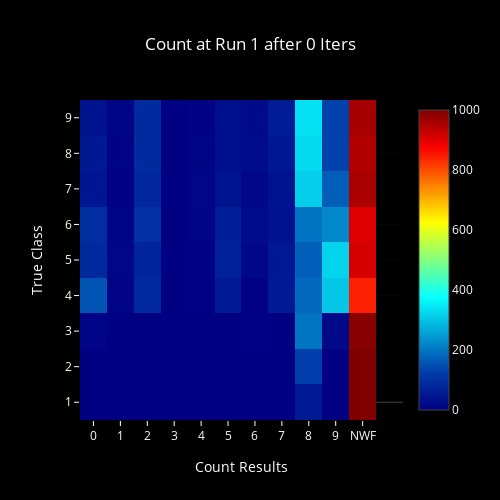
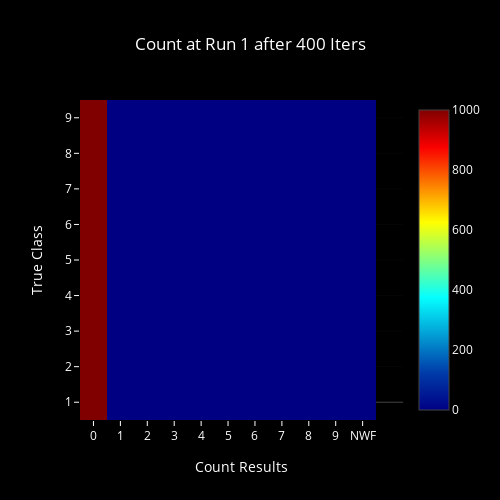
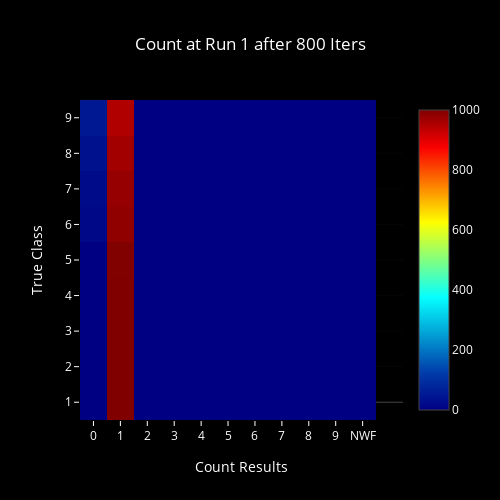
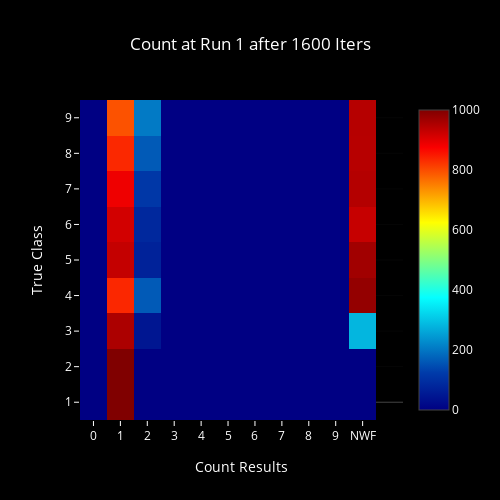

Notebook source saved alongside these figures, in order:
### Code cell
for run in range(num_runs):
    for it in range(num_iters):
        plot_count_results(run,it)

### Figure 1 — Plotly figure (JSON) as saved in the notebook; plotly's stock layout.template omitted (floating-point values rounded to 4 significant figures)
{"data": [{"colorscale": "Jet", "type": "heatmap", "z": [[0, 0, 0, 0, 0, 0, 0, 0, 53, 0, 1000], [0, 0, 0, 0, 0, 0, 0, 0, 127, 0, 1000], [9, 0, 0, 0, 0, 1, 2, 1, 197, 18, 991], [154, 8, 85, 0, 2, 54, 2, 53, 181, 303, 844], [85, 13, 74, 1, 5, 71, 16, 51, 169, 318, 912], [96, 9, 99, 1, 11, 62, 25, 37, 195, 222, 904], [44, 2, 82, 0, 13, 41, 15, 40, 313, 168, 956], [49, 6, 90, 0, 11, 32, 27, 49, 327, 131, 950], [39, 10, 87, 1, 7, 31, 23, 58, 336, 131, 961]]}], "layout": {"font": {"color": "#FFF"}, "height": 500, "paper_bgcolor": "#000", "plot_bgcolor": "#000", "title": "Count at Run 1 after 0 Iters", "titlefont": {"color": "#FFF"}, "width": 500, "xaxis": {"range": [-0.5, 11.5], "tickangle": 0, "tickcolor": "#FFF", "ticktext": ["0", "1", "2", "3", "4", "5", "6", "7", "8", "9", "NWF"], "tickvals": [0, 1, 2, 3, 4, 5, 6, 7, 8, 9, 10], "title": "Count Results"}, "yaxis": {"range": [-0.5, 8.5], "tickcolor": "#FFF", "ticktext": ["1", "2", "3", "4", "5", "6", "7", "8", "9"], "tickvals": [0, 1, 2, 3, 4, 5, 6, 7, 8], "title": "True Class"}}}

### Figure 2 — Plotly figure (JSON) as saved in the notebook; plotly's stock layout.template omitted (floating-point values rounded to 4 significant figures)
{"data": [{"colorscale": "Jet", "type": "heatmap", "z": [[1000, 0, 0, 0, 0, 0, 0, 0, 0, 0, 0], [1000, 0, 0, 0, 0, 0, 0, 0, 0, 0, 0], [1000, 0, 0, 0, 0, 0, 0, 0, 0, 0, 0], [1000, 0, 0, 0, 0, 0, 0, 0, 0, 0, 0], [1000, 0, 0, 0, 0, 0, 0, 0, 0, 0, 0], [1000, 0, 0, 0, 0, 0, 0, 0, 0, 0, 0], [1000, 0, 0, 0, 0, 0, 0, 0, 0, 0, 0], [1000, 0, 0, 0, 0, 0, 0, 0, 0, 0, 0], [1000, 0, 0, 0, 0, 0, 0, 0, 0, 0, 0]]}], "layout": {"font": {"color": "#FFF"}, "height": 500, "paper_bgcolor": "#000", "plot_bgcolor": "#000", "title": "Count at Run 1 after 400 Iters", "titlefont": {"color": "#FFF"}, "width": 500, "xaxis": {"range": [-0.5, 11.5], "tickangle": 0, "tickcolor": "#FFF", "ticktext": ["0", "1", "2", "3", "4", "5", "6", "7", "8", "9", "NWF"], "tickvals": [0, 1, 2, 3, 4, 5, 6, 7, 8, 9, 10], "title": "Count Results"}, "yaxis": {"range": [-0.5, 8.5], "tickcolor": "#FFF", "ticktext": ["1", "2", "3", "4", "5", "6", "7", "8", "9"], "tickvals": [0, 1, 2, 3, 4, 5, 6, 7, 8], "title": "True Class"}}}

### Figure 3 — Plotly figure (JSON) as saved in the notebook; plotly's stock layout.template omitted (floating-point values rounded to 4 significant figures)
{"data": [{"colorscale": "Jet", "type": "heatmap", "z": [[0, 1000, 0, 0, 0, 0, 0, 0, 0, 0, 0], [0, 1000, 0, 0, 0, 0, 0, 0, 0, 0, 0], [0, 1000, 0, 0, 0, 0, 0, 0, 0, 0, 0], [0, 1000, 0, 0, 0, 0, 0, 0, 0, 0, 0], [1, 999, 0, 0, 0, 0, 0, 0, 0, 0, 0], [17, 983, 0, 0, 0, 0, 0, 0, 0, 0, 0], [23, 977, 0, 0, 0, 0, 0, 0, 0, 0, 0], [35, 965, 0, 0, 0, 0, 0, 0, 0, 0, 0], [49, 951, 0, 0, 0, 0, 0, 0, 0, 0, 0]]}], "layout": {"font": {"color": "#FFF"}, "height": 500, "paper_bgcolor": "#000", "plot_bgcolor": "#000", "title": "Count at Run 1 after 800 Iters", "titlefont": {"color": "#FFF"}, "width": 500, "xaxis": {"range": [-0.5, 11.5], "tickangle": 0, "tickcolor": "#FFF", "ticktext": ["0", "1", "2", "3", "4", "5", "6", "7", "8", "9", "NWF"], "tickvals": [0, 1, 2, 3, 4, 5, 6, 7, 8, 9, 10], "title": "Count Results"}, "yaxis": {"range": [-0.5, 8.5], "tickcolor": "#FFF", "ticktext": ["1", "2", "3", "4", "5", "6", "7", "8", "9"], "tickvals": [0, 1, 2, 3, 4, 5, 6, 7, 8], "title": "True Class"}}}

### Figure 4 — Plotly figure (JSON) as saved in the notebook; plotly's stock layout.template omitted (floating-point values rounded to 4 significant figures)
{"data": [{"colorscale": "Jet", "type": "heatmap", "z": [[0, 1000, 0, 0, 0, 0, 0, 0, 0, 0, 0], [0, 1000, 0, 0, 0, 0, 0, 0, 0, 0, 0], [0, 955, 45, 0, 0, 0, 0, 0, 0, 0, 282], [0, 837, 163, 0, 0, 0, 0, 0, 0, 0, 979], [0, 930, 70, 0, 0, 0, 0, 0, 0, 0, 966], [0, 916, 84, 0, 0, 0, 0, 0, 0, 0, 928], [0, 886, 114, 0, 0, 0, 0, 0, 0, 0, 947], [0, 836, 164, 0, 0, 0, 0, 0, 0, 0, 944], [0, 795, 205, 0, 0, 0, 0, 0, 0, 0, 945]]}], "layout": {"font": {"color": "#FFF"}, "height": 500, "paper_bgcolor": "#000", "plot_bgcolor": "#000", "title": "Count at Run 1 after 1600 Iters", "titlefont": {"color": "#FFF"}, "width": 500, "xaxis": {"range": [-0.5, 11.5], "tickangle": 0, "tickcolor": "#FFF", "ticktext": ["0", "1", "2", "3", "4", "5", "6", "7", "8", "9", "NWF"], "tickvals": [0, 1, 2, 3, 4, 5, 6, 7, 8, 9, 10], "title": "Count Results"}, "yaxis": {"range": [-0.5, 8.5], "tickcolor": "#FFF", "ticktext": ["1", "2", "3", "4", "5", "6", "7", "8", "9"], "tickvals": [0, 1, 2, 3, 4, 5, 6, 7, 8], "title": "True Class"}}}
